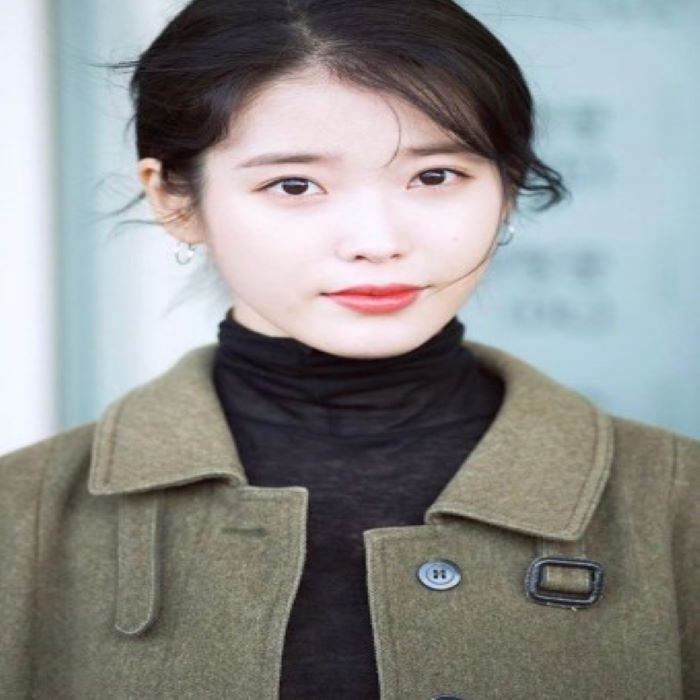
#> input picture image/iu.jpg, 700 x 700 px
$ python histogram_view.py
#> lines starting #> are read from the running program, lines starting #| are printed output that depends on the picture
import cv2
from matplotlib import pyplot as plt

image_file = "image/iu.jpg"

original = cv2.imread(image_file, cv2.IMREAD_COLOR)
#> original is the input picture: shape (700, 700, 3); mean B, G, R 140, 141.4, 140.5

gray = cv2.imread(image_file, cv2.IMREAD_GRAYSCALE)
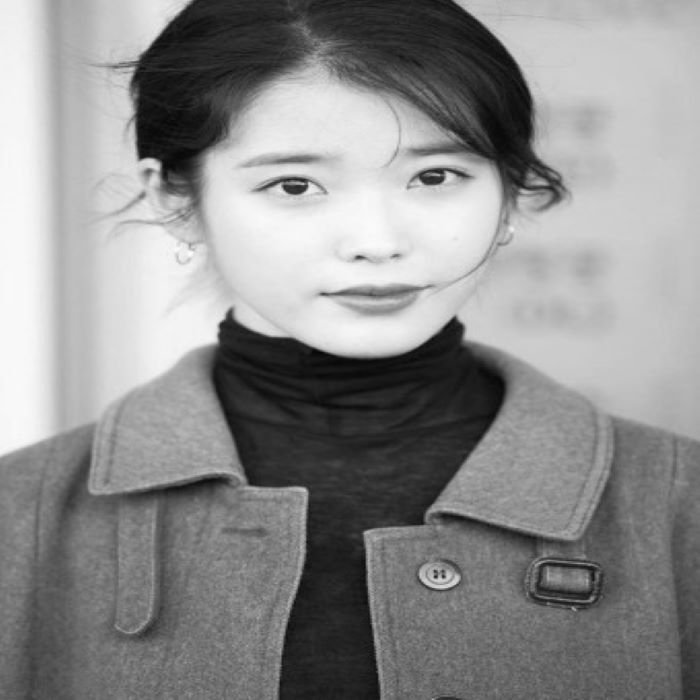
#> gray: shape (700, 700); min 6, max 253, mean 141

unchange = cv2.imread(image_file, cv2.IMREAD_UNCHANGED)

color = ('b', 'g', 'r')

for i,col in enumerate(color):
    hist = cv2.calcHist([original], [i], None, [256], [0, 256])
    plt.figure(1)
    plt.plot(hist, color = col)


plt.show()
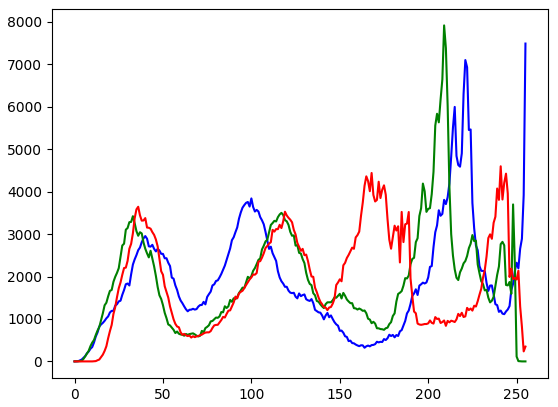
#> figure drawn by matplotlib, 1 panel; curve peaks at x = 255, y = 7490; curve peaks at x = 209, y = 7918; curve peaks at x = 241, y = 4598

hist = cv2.calcHist([gray], [0], None, [256], [0, 256])
#> hist = 256 values, max 7081 at index 203, min 0 at index 0, mean 1914.1
plt.figure(2)
plt.plot(hist)
plt.show()
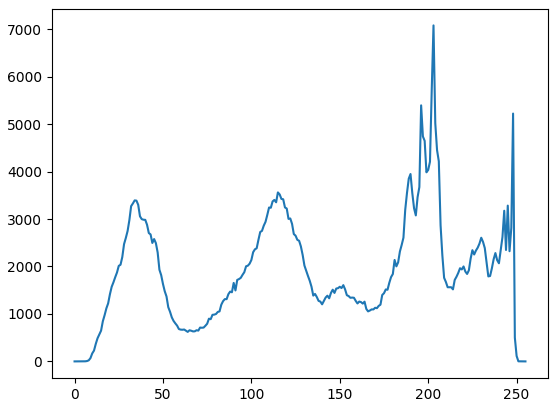
#> figure drawn by matplotlib, 1 panel; curve peaks at x = 203, y = 7081

gray = cv2.equalizeHist(gray)
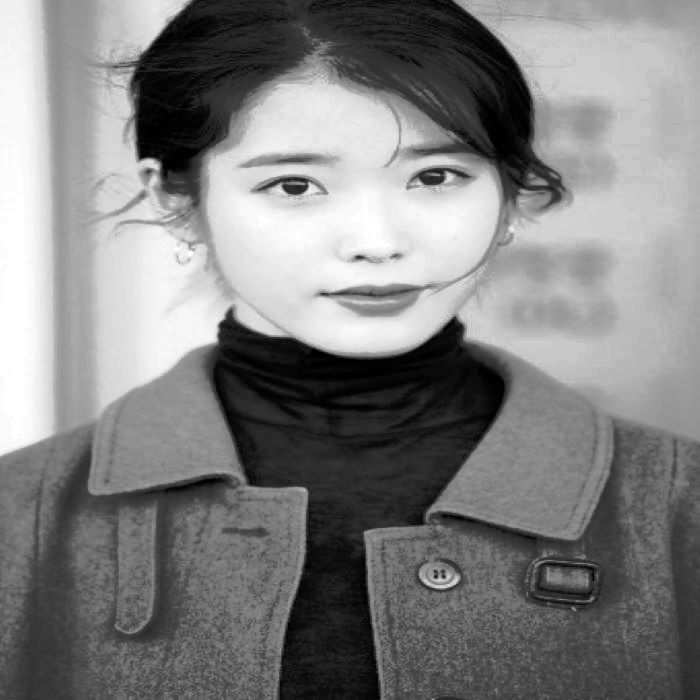
#> gray: shape (700, 700); min 0, max 255, mean 128.2

hist = cv2.calcHist([gray], [0], None, [256], [0, 256])
#> hist = 256 values, max 7081 at index 199, min 0 at index 13, mean 1914.1
plt.figure(2)
plt.plot(hist)
plt.show()
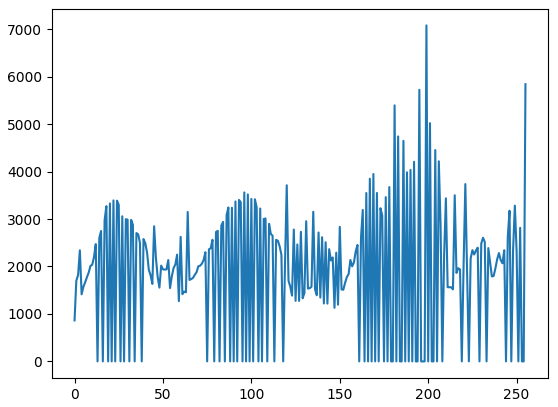
#> figure drawn by matplotlib, 1 panel; curve peaks at x = 199, y = 7081

$ run again, with image/IU2.jpg copied over image/iu.jpg
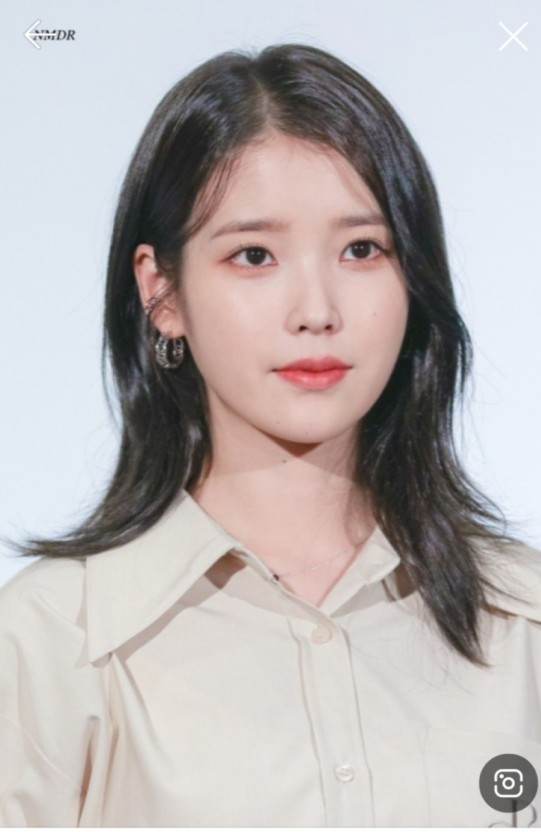
#> input picture image/IU2.jpg, 541 x 832 px
#> original is the input picture: shape (832, 541, 3); mean B, G, R 179.6, 179.7, 185.7
#> `hist = cv2.calcHist([gray], [0], None, [256], [0, 256])`: hist = 256 values, max 16197 at index 226, min 0 at index 0, mean 1758.2
#> `gray = cv2.equalizeHist(gray)`:
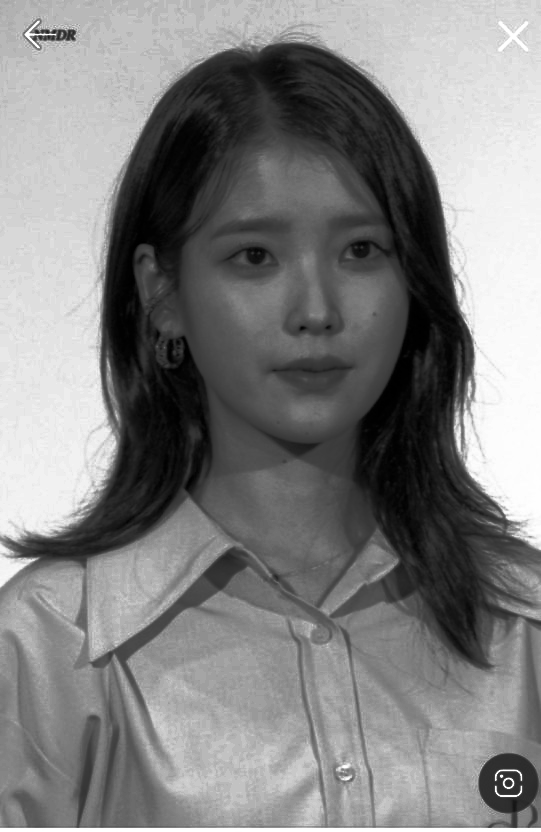
#> gray: shape (832, 541); min 0, max 255, mean 129.1
#> `hist = cv2.calcHist([gray], [0], None, [256], [0, 256])`: hist = 256 values, max 16197 at index 194, min 0 at index 8, mean 1758.2
#> `plt.show()`:
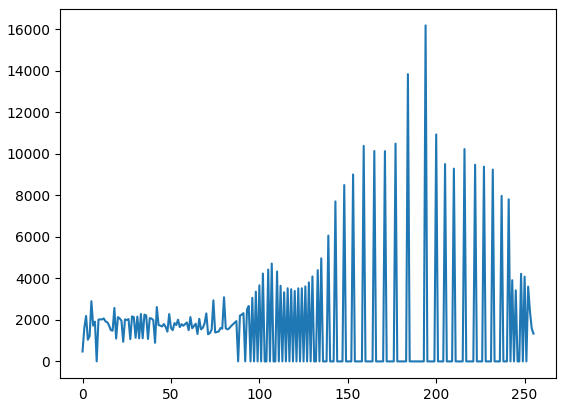
#> figure drawn by matplotlib, 1 panel; curve peaks at x = 194, y = 16197

$ run again, with image/izone.jpg copied over image/iu.jpg
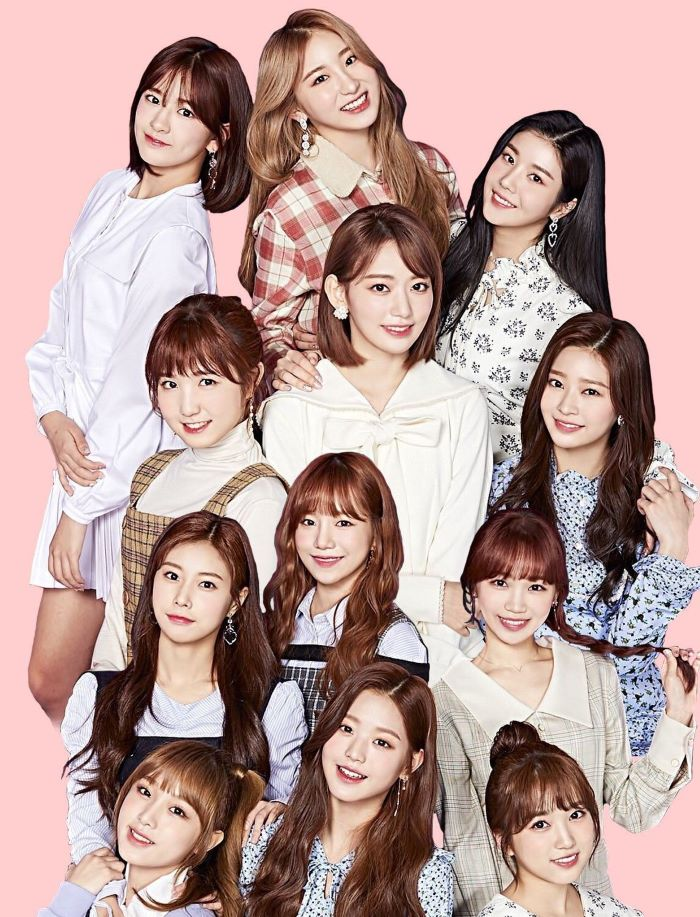
#> input picture image/izone.jpg, 700 x 917 px
#> original is the input picture: shape (917, 700, 3); mean B, G, R 154.3, 158.8, 187.6
#> `hist = cv2.calcHist([gray], [0], None, [256], [0, 256])`: hist = 256 values, max 143753 at index 221, min 232 at index 1, mean 2507.4
#> `gray = cv2.equalizeHist(gray)`:
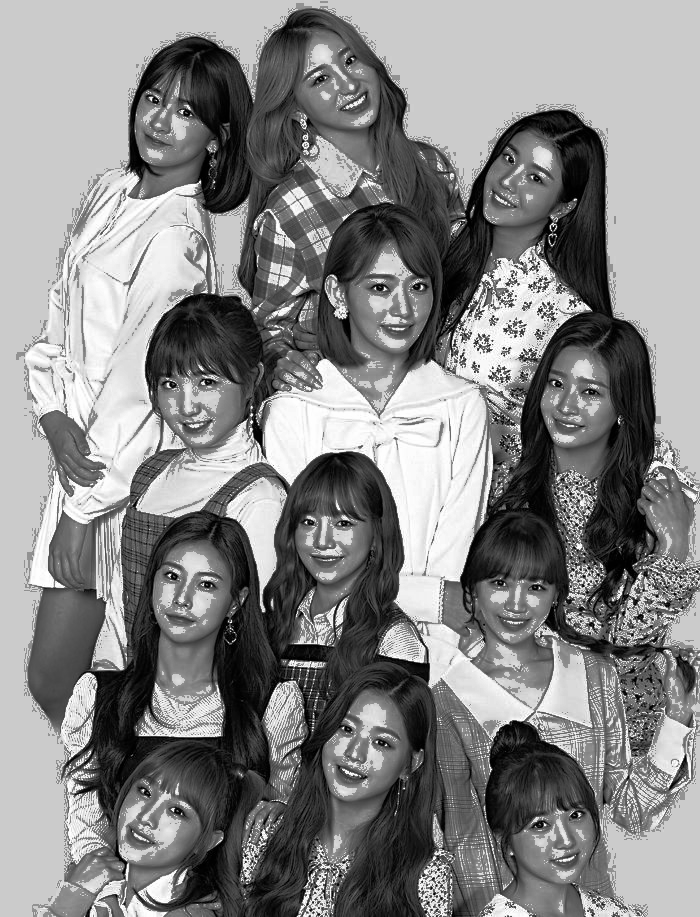
#> gray: shape (917, 700); min 0, max 255, mean 134.2
#> `hist = cv2.calcHist([gray], [0], None, [256], [0, 256])`: hist = 256 values, max 143753 at index 203, min 0 at index 115, mean 2507.4
#> `plt.show()`:
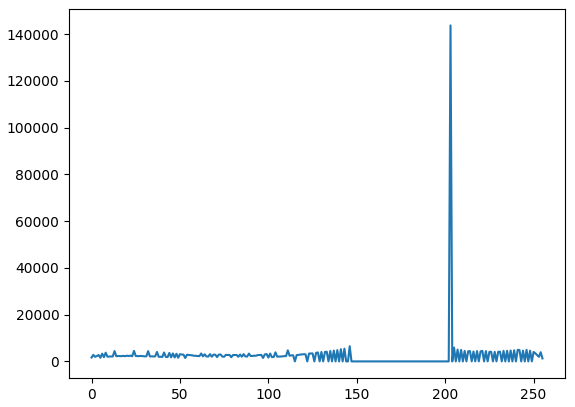
#> figure drawn by matplotlib, 1 panel; curve peaks at x = 203, y = 143753
